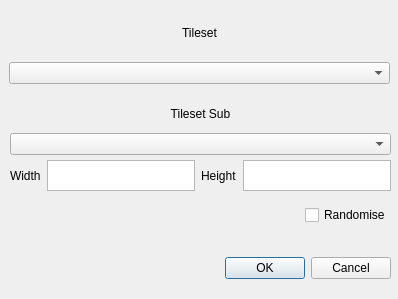
<?xml version="1.0" encoding="UTF-8"?>
<ui version="4.0">
 <class>NewMapDialog</class>
 <widget class="QDialog" name="NewMapDialog">
  <property name="geometry">
   <rect>
    <x>0</x>
    <y>0</y>
    <width>398</width>
    <height>299</height>
   </rect>
  </property>
  <property name="windowTitle">
   <string>Dialog</string>
  </property>
  <widget class="QWidget" name="layoutWidget">
   <property name="geometry">
    <rect>
     <x>40</x>
     <y>250</y>
     <width>351</width>
     <height>36</height>
    </rect>
   </property>
   <layout class="QHBoxLayout">
    <property name="spacing">
     <number>6</number>
    </property>
    <property name="leftMargin">
     <number>0</number>
    </property>
    <property name="topMargin">
     <number>0</number>
    </property>
    <property name="rightMargin">
     <number>0</number>
    </property>
    <property name="bottomMargin">
     <number>0</number>
    </property>
    <item>
     <spacer>
      <property name="orientation">
       <enum>Qt::Horizontal</enum>
      </property>
      <property name="sizeHint" stdset="0">
       <size>
        <width>131</width>
        <height>31</height>
       </size>
      </property>
     </spacer>
    </item>
    <item>
     <widget class="QPushButton" name="okButton">
      <property name="text">
       <string>OK</string>
      </property>
     </widget>
    </item>
    <item>
     <widget class="QPushButton" name="cancelButton">
      <property name="text">
       <string>Cancel</string>
      </property>
     </widget>
    </item>
   </layout>
  </widget>
  <widget class="QWidget" name="verticalLayoutWidget">
   <property name="geometry">
    <rect>
     <x>9</x>
     <y>9</y>
     <width>381</width>
     <height>75</height>
    </rect>
   </property>
   <layout class="QVBoxLayout" name="verticalLayout">
    <item>
     <widget class="QLabel" name="label">
      <property name="text">
       <string>Tileset</string>
      </property>
      <property name="alignment">
       <set>Qt::AlignCenter</set>
      </property>
     </widget>
    </item>
    <item>
     <widget class="QComboBox" name="mTerrainType"/>
    </item>
   </layout>
  </widget>
  <widget class="QWidget" name="horizontalLayoutWidget">
   <property name="geometry">
    <rect>
     <x>10</x>
     <y>160</y>
     <width>381</width>
     <height>31</height>
    </rect>
   </property>
   <layout class="QHBoxLayout" name="horizontalLayout">
    <item>
     <widget class="QLabel" name="label_2">
      <property name="text">
       <string>Width</string>
      </property>
     </widget>
    </item>
    <item>
     <widget class="QTextEdit" name="mWidth"/>
    </item>
    <item>
     <widget class="QLabel" name="label_3">
      <property name="text">
       <string>Height</string>
      </property>
     </widget>
    </item>
    <item>
     <widget class="QTextEdit" name="mHeight"/>
    </item>
   </layout>
  </widget>
  <widget class="QWidget" name="verticalLayoutWidget_2">
   <property name="geometry">
    <rect>
     <x>10</x>
     <y>100</y>
     <width>381</width>
     <height>55</height>
    </rect>
   </property>
   <layout class="QVBoxLayout" name="verticalLayout_2">
    <item>
     <widget class="QLabel" name="label_4">
      <property name="text">
       <string>Tileset Sub</string>
      </property>
      <property name="alignment">
       <set>Qt::AlignCenter</set>
      </property>
     </widget>
    </item>
    <item>
     <widget class="QComboBox" name="mTileSub"/>
    </item>
   </layout>
  </widget>
  <widget class="QWidget" name="verticalLayoutWidget_3">
   <property name="geometry">
    <rect>
     <x>10</x>
     <y>200</y>
     <width>381</width>
     <height>31</height>
    </rect>
   </property>
   <layout class="QVBoxLayout" name="verticalLayout_3">
    <item alignment="Qt::AlignRight">
     <widget class="QCheckBox" name="mRandomise">
      <property name="text">
       <string>Randomise</string>
      </property>
     </widget>
    </item>
   </layout>
  </widget>
 </widget>
 <resources/>
 <connections>
  <connection>
   <sender>okButton</sender>
   <signal>clicked()</signal>
   <receiver>NewMapDialog</receiver>
   <slot>accept()</slot>
   <hints>
    <hint type="sourcelabel">
     <x>278</x>
     <y>253</y>
    </hint>
    <hint type="destinationlabel">
     <x>96</x>
     <y>254</y>
    </hint>
   </hints>
  </connection>
  <connection>
   <sender>cancelButton</sender>
   <signal>clicked()</signal>
   <receiver>NewMapDialog</receiver>
   <slot>reject()</slot>
   <hints>
    <hint type="sourcelabel">
     <x>369</x>
     <y>253</y>
    </hint>
    <hint type="destinationlabel">
     <x>179</x>
     <y>282</y>
    </hint>
   </hints>
  </connection>
 </connections>
</ui>
